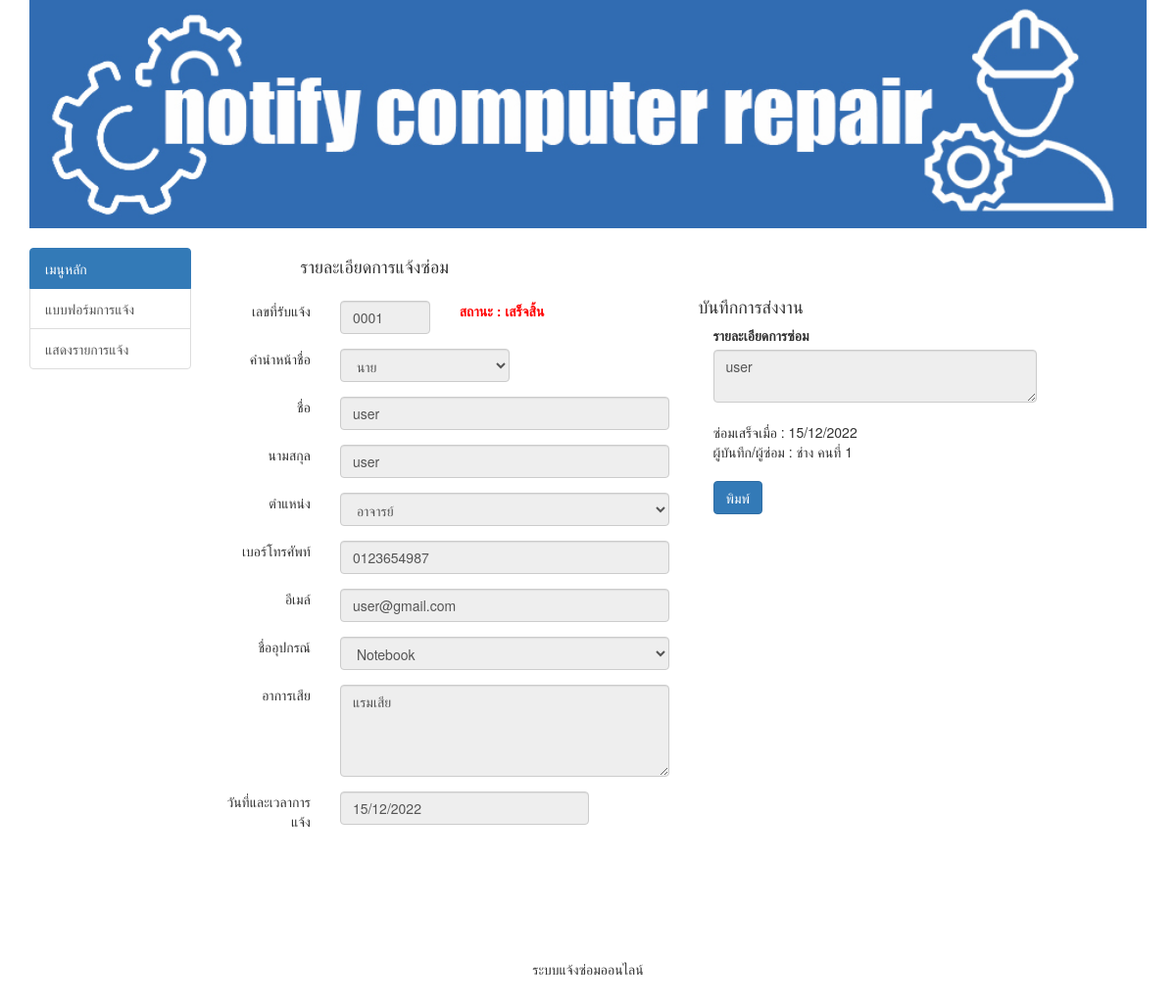
Screenshot of /complete_detail.php?pd_number=0001 with the database file from the repository.
### tables this page shows
CREATE TABLE `tbl_device_case` (
  `pd_number` int(4) UNSIGNED ZEROFILL NOT NULL COMMENT 'เลขที่แจ้งปัญหา',
  `der_id` int(11) NOT NULL COMMENT 'รหัสเครื่อง',
  `der_name` varchar(50) NOT NULL COMMENT 'ชื่ออุปกรณ์',
  `pd_detail` varchar(50) NOT NULL COMMENT 'รายละเอียดการแจ้ง',
  `pd_date` date NOT NULL COMMENT 'วันที่',
  `pd_intail` varchar(10) NOT NULL COMMENT 'คำนำหน้า',
  `pd_name` varchar(50) NOT NULL COMMENT 'ชื่อ',
  `pd_lname` varchar(50) NOT NULL COMMENT 'นามสกุล',
  `pd_position` varchar(50) NOT NULL COMMENT 'ตำแหน่ง',
  `pd_tell` varchar(10) NOT NULL COMMENT 'เบอร์โทร',
  `pd_email` varchar(100) NOT NULL COMMENT 'อีเมลล์',
  `st_id` int(11) NOT NULL,
  `datesave` timestamp NOT NULL DEFAULT current_timestamp() COMMENT 'วันเวลาที่เพิ่มข้อมูล'
);

CREATE TABLE `tbl_report` (
  `rr_id` int(11) NOT NULL COMMENT 'เลขที่รายละเอียดการซ่อม',
  `der_id` int(11) NOT NULL COMMENT 'รหัสครุภัณฑ์',
  `der_name` varchar(50) NOT NULL COMMENT 'ชื่อ',
  `pd_number` int(4) UNSIGNED ZEROFILL NOT NULL COMMENT 'เลขที่การแจ้งปัญหา',
  `pd_detail` varchar(50) NOT NULL COMMENT 'รายละเอียดการแจ้ง',
  `rr_date` date NOT NULL COMMENT 'วันที่',
  `rr_datel` date DEFAULT NULL COMMENT 'วันที่ซ่อม',
  `admin_id` int(11) DEFAULT NULL COMMENT 'รหัสเจ้าหน้าที่',
  `rr_repain_detial` text DEFAULT NULL,
  `datesave` timestamp NOT NULL DEFAULT current_timestamp() COMMENT 'วันเวลาที่เพิ่มข้อมูล'
);

CREATE TABLE `tbl_status` (
  `st_id` int(11) NOT NULL,
  `st_name` varchar(50) NOT NULL
);

### complete_detail.php (the view, shortened to what this page needs)
<?php require_once('Connections/Repair.php');
$pd_number = mysqli_real_escape_string($condb,$_GET['pd_number']);
$query_formdetail = "
SELECT * FROM
tbl_device_case as p ,
tbl_status as t,
tbl_report as r,
tbl_admin as a
WHERE p.pd_number=$pd_number
AND p.st_id=t.st_id
AND p.pd_number=r.pd_number
AND r.admin_id=a.admin_id
";
$formdetail = mysqli_query($condb, $query_formdetail) or die(mysqli_error($condb));
$row_formdetail = mysqli_fetch_assoc($formdetail);
include('Bootstrap_sc.php');
?>
<body>
<div class="container">
  <div class="row">
  	<div class="col-md-12 hidden-print">
    	<?php include('banner.php');?>
    </div>
    <div class="col-md-2 hidden-print">
    <br>
      <?php include('menu_left.php');?>
  </div>
    <div class="col-md-5 col-xs-12 col-sm-12">
    	 <form action="complete_db.php" method="POST"  name="add" class="form-horizontal" id="add">
       <div class="form-group">
       <div class="col-sm-2" align="right"></div>
        <div class="col-sm-10" align="left"><h4> <br>
         รายละเอียดการแจ้งซ่อม </h4>
        </div>
      </div>
       <div class="form-group">
        <div class="col-sm-3 col-xs-2" align="right">เลขที่รับแจ้ง</div>
          <div class="col-sm-3 col-xs-1" align="left">
             <input name="pd_number" type="text" class="form-control" value="<?php echo $row_formdetail['pd_number']; ?>" readonly>
          </div>
           <div class="col-sm-5 col-xs-2" align="left">
           <b> <font color="red"> สถานะ : <?php echo $row_formdetail['st_name']; ?> </font></b>
           </div>
      </div>
        <div class="form-group">
        <div class="col-sm-3  col-xs-2" align="right">คำนำหน้าชื่อ</div>
          <div class="col-sm-5  col-xs-2" align="left">
            <select name="pd_intail" id="pd_intail" class="form-control" disabled>
              <?php
do {
?>
              <option value="<?php echo $row_formdetail['pd_intail']?>"><?php echo $row_formdetail['pd_intail']?></option>
              <?php
} while ($row_formdetail = mysqli_fetch_assoc($formdetail));
  $rows = mysqli_num_rows($formdetail);
  if($rows > 0) {
      mysqli_data_seek($formdetail, 0);
	  $row_formdetail = mysqli_fetch_assoc($formdetail);
  }
?>
            </select>
          </div>
                  </div>
      <div class="form-group">
        <div class="col-sm-3  col-xs-2" align="right">ชื่อ</div>
          <div class="col-sm-9  col-xs-4" align="left">
            <input  name="pd_name" type="text" disabled required class="form-control" id="pd_name"  placeholder="ชื่อ" value="<?php echo $row_formdetail['pd_name']; ?>"
            minlength="2" />
          </div>
      </div>
      <div class="form-group">
        <div class="col-sm-3  col-xs-2" align="right">นามสกุล</div>
          <div class="col-sm-9  col-xs-4" align="left">
            <input  name="pd_lname" type="text" disabled required class="form-control" id="pd_lname"  placeholder="นามสกุล" value="<?php echo $row_formdetail['pd_lname']; ?>"
            minlength="2" />
          </div>
      </div>
       <div class="form-group">
        <div class="col-sm-3  col-xs-2" align="right">ตำแหน่ง</div>
          <div class="col-sm-9 col-xs-5" align="left">
            <select name="pd_position" id="pd_position" class="form-control" disabled>
              <?php
do {
?>
              <option value="<?php echo $row_formdetail['pd_position']?>"><?php echo $row_formdetail['pd_position']?></option>
              <?php
} while ($row_formdetail = mysqli_fetch_assoc($formdetail));
  $rows = mysqli_num_rows($formdetail);
  if($rows > 0) {
      mysqli_data_seek($formdetail, 0);
	  $row_formdetail = mysqli_fetch_assoc($formdetail);
  }
?>
            </select>
          </div>
       </div>
       <div class="form-group">
        <div class="col-sm-3  col-xs-2" align="right">เบอร์โทรศัพท์</div>
          <div class="col-sm-9 col-xs-5" align="left">
            <input  name="pd_tell" type="text" disabled  class="form-control" value="<?php echo $row_formdetail['pd_tell']; ?>" />
          </div>
      </div>
      <div class="form-group">
        <div class="col-sm-3  col-xs-2" align="right">อีเมล์</div>
          <div class="col-sm-9  col-xs-5" align="left">
            <input  name="pd_email" disabled required class="form-control" id="pd_tell"
            placeholder="email" value="<?php echo $row_formdetail['pd_email']; ?>"/>
          </div>
      </div>
             <div class="form-group">
        <div class="col-sm-3  col-xs-2" align="right">ชื่ออุปกรณ์</div>
          <div class="col-sm-9  col-xs-7" align="left">
            <select name="device"  class="form-control" disabled>
              <?php
do {
?>
              <option value="<?php echo $row_formdetail['der_id']?>"><?php echo $row_formdetail['der_name']?></option>
              <?php
} while ($row_formdetail = mysqli_fetch_assoc($formdetail));
  $rows = mysqli_num_rows($formdetail);
  if($rows > 0) {
      mysqli_data_seek($formdetail, 0);
	  $row_formdetail = mysqli_fetch_assoc($formdetail);
  }
?>
            </select>
          </div>
      </div>
       <div class="form-group">
        <div class="col-sm-3  col-xs-2" align="right">อาการเสีย</div>
          <div class="col-sm-9  col-xs-7" align="left">
            <textarea name="pd_detail" rows="4" readonly required class="form-control" id="pd_detail"><?php echo $row_formdetail['pd_detail']; ?></textarea>
         </div>
      </div>
             <div class="form-group">
        <div class="col-sm-3  col-xs-2" align="right">วันที่และเวลาการแจ้ง</div>
          <div class="col-sm-7  col-xs-3" align="left">
             <input type="text" class="form-control" disabled value="<?php echo date('d/m/Y ',strtotime($row_formdetail['pd_date'])); ?>">
          </div>
      </div>
       <div class="form-group hidden-print">
      <div class="col-sm-3"> </div>
          <div class="col-sm-6">
          </div>
          </div>
    </div>
      <div class="col-md-4">
      <br><br><br>
      <h4> บันทึกการส่งงาน </h4>
      <div class="form-group">
      <div class="col-sm-12">
        <label for="rr_repain_detial">รายละเอียดการซ่อม</label>
        <textarea name="rr_repain_detial" rows="2" disabled="disabled"  required class="form-control" id="rr_repain_detial"><?php echo $row_formdetail['rr_repain_detial'];?></textarea>
       <br>
       ซ่อมเสร็จเมื่อ : <?php echo date('d/m/Y',strtotime($row_formdetail['rr_datel']));?>
       <br>
       ผู้บันทึก/ผู้ซ่อม : <?php echo $row_formdetail['admin_name'].' '.$row_formdetail['admin_lname'];?>
       <br>
       <br>
       <a class="btn btn-primary" onClick="window.print()">พิมพ์</a>
      </div>
      </div>
      <div class="form-group">
      <div class="col-sm-12">
      <br>
      </div>
      </div>
      </div>
  </div>
</div>
</body>
</html>
<?php include('footer.php');?>

### rows the page displays
tbl_device_case: pd_number "0001", st.st_name "เสร็จสิ้น", pd_name "user", pd_lname "user", pd_tell "0123654987", pd_email "user@gmail.com", pd_detail "แรมเสีย", pd_date "15/12/2022", rr_repain_detial "user", tbl_report.rr_datel "15/12/2022", tbl_admin.admin_name "ช่าง", tbl_admin.admin_lname "คนที่ 1"

### other values shown
form field pd_intail "นาย"
form field pd_position "อาจารย์"
form field device "Notebook"
